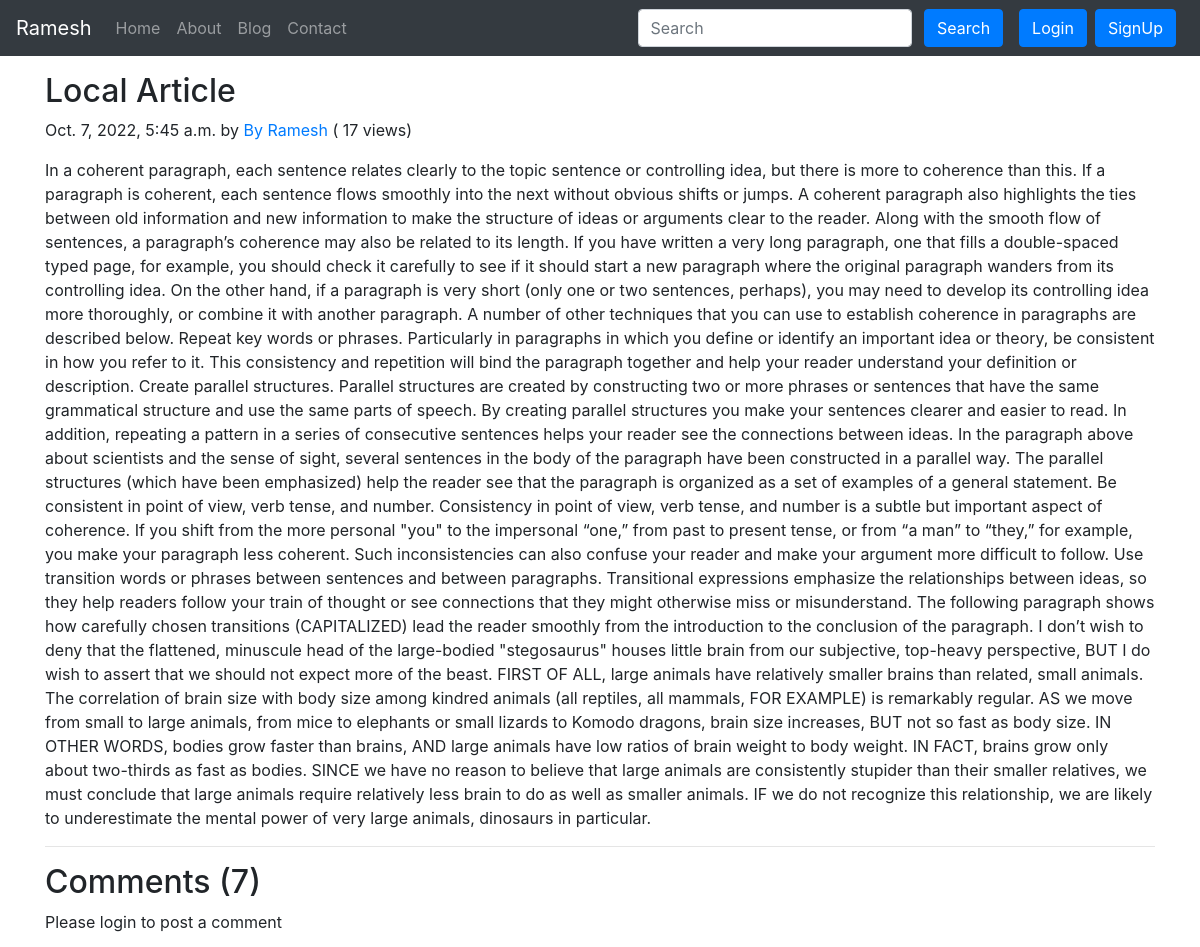
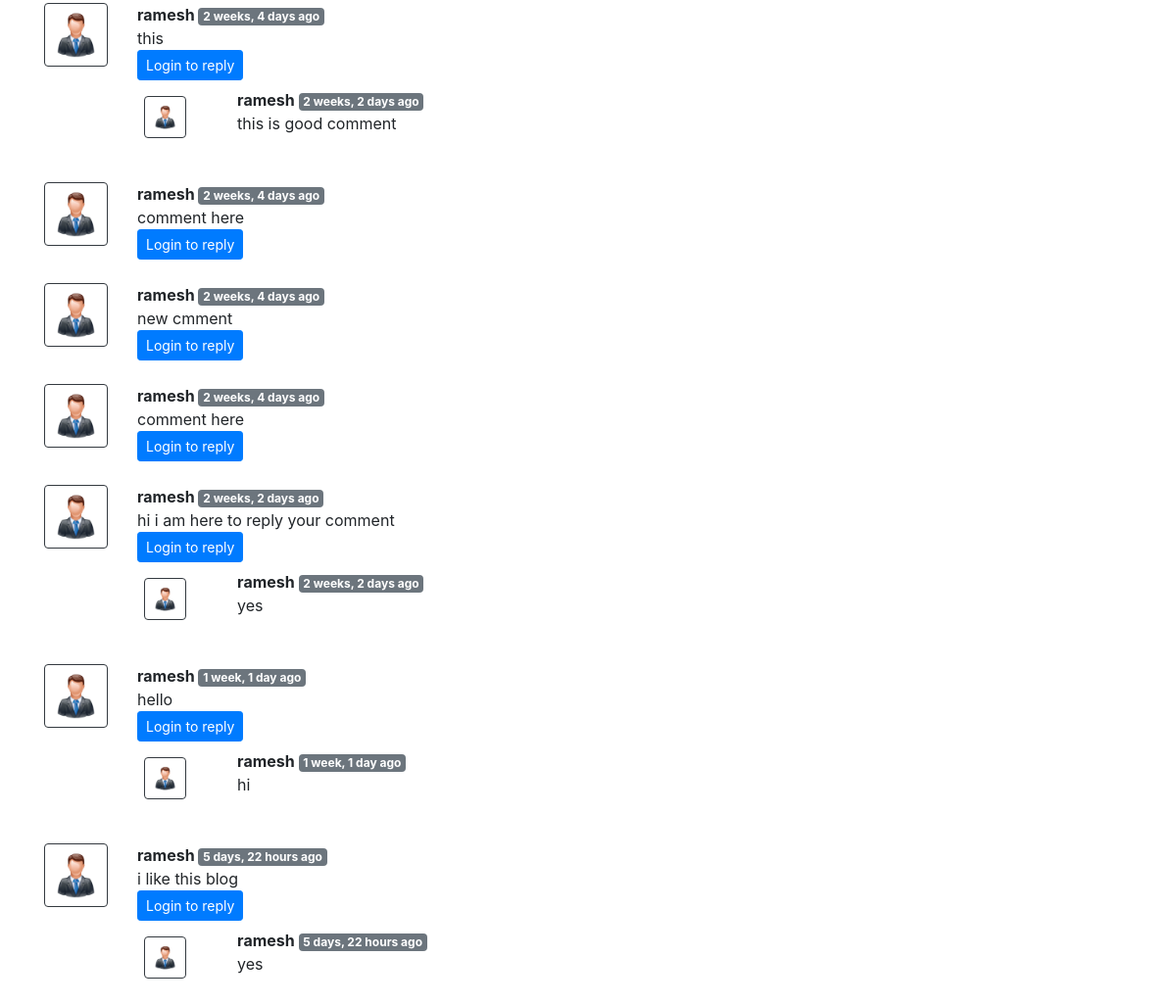
/blog/Coherent paragraph, run on the app's committed database (2 pictures, top to bottom).
### blog/models.py (models this page shows, shortened)
class Post(models.Model):
    sno=models.AutoField(primary_key=True)
    title=models.CharField(max_length=255)
    author=models.CharField(max_length=14)
    slug=models.CharField(max_length=130)
    views = models.IntegerField(default=0)
    timeStamp=models.DateTimeField(blank=True)
    content=models.TextField()

class BlogComment(models.Model):
    sno= models.AutoField(primary_key=True)
    comment=models.TextField()
    user=models.ForeignKey(User, on_delete=models.CASCADE)
    post=models.ForeignKey(Post, on_delete=models.CASCADE)
    parent=models.ForeignKey('self',on_delete=models.CASCADE, null=True )
    timestamp= models.DateTimeField(default=now)

### blog/views.py (the view)
# urls.py: path('<str:slug>', views.blogPost, name='blogPost'),
def blogPost(request, slug):
    post=Post.objects.filter(slug=slug).first()
    post.views = post.views + 1
    post.save()
    comments= BlogComment.objects.filter(post=post, parent=None)
    replies= BlogComment.objects.filter(post=post).exclude(parent=None)
    replyDict={}
    for reply in replies:
        if reply.parent.sno not in replyDict.keys():
            replyDict[reply.parent.sno]=[reply]
        else:
            replyDict[reply.parent.sno].append(reply)
    context={'post':post, 'comments': comments, 'user': request.user, 'replyDict': replyDict}
    return render(request, "blog/blogPost.html", context)

### blog/templatetags/extras.py (called while the page is built)
@register.filter(name='get_val')
def get_val(dict, key):
    return dict.get(key)

### templates/blog/blogPost.html (shortened to what this page needs)
{% extends 'base.html' %}
{% block body %}
{% load humanize %}
{% load extras %}
<div class="container my-3">
    <h2 class="blog-post-title">{{post.title}}</h2>
    <p class="blog-post-meta">{{post.timeStamp}} by <a href="/about">{{post.author}}</a> (<span > {{post.views}} views</span>)</p>
    <p>{{post.content|safe}}</p>
    <hr>
</div>
<div class="container">
    <h2> Comments ({{comments.count}}) </h2>
    <div class="my-2">
        {% if user.is_authenticated %}
        <form action="/blog/postComment" method="post">
            {% csrf_token %}
            <div class="form-group">
                <label for="exampleInputEmail1">Post Comment </label>
                <input type="text" class="form-control" name="comment" placeholder="Enter comment here">
            </div>
            <input type="hidden" name="postSno" value="{{post.sno}}">
            <input type="hidden" name="parentSno" value="">
            <button type="submit" class="btn btn-primary">Submit</button>
        </form>
        {% else %}
        Please login to post a comment
        {% endif %}
    </div>
    {% for comment in comments %}
    <div class="row my-3">
        <div class="col-md-1  ">
            <img class="rounded mx-auto d-block w-100 border border-dark p-2" src="/static/img/user.png" alt="user">
        </div>
        <div class="col-md-11 ">
            <b> {{comment.user.username}} </b> <span class="badge badge-secondary ">{{comment.timestamp| naturaltime}}</span>
            <div>{{comment.comment}}</div>
            <div class="reply mx-0">
                {% if user.is_authenticated %}
                <button class="btn btn-sm btn-primary" type="button" data-toggle="collapse" data-target="#replyBox{{comment.sno}}" aria-expanded="false" aria-controls="replyBox{{comment.sno}}">
                    Reply
                </button>
                <div class="collapse" id="replyBox{{comment.sno}}">
                    <div class="card card-body my-2">
                        <form action="/blog/postComment" method="post">
                            {% csrf_token %}
                            <div class="form-group">
                                <label for="comment">Post a reply </label>
                                <input type="text" class="form-control" name="comment" placeholder="Enter comment here">
                                <input type="hidden" name="parentSno" value="{{comment.sno}}">
                            </div>
                            <input type="hidden" name="postSno" value="{{post.sno}}">
                            <button type="submit" class="btn btn-primary">Submit</button>
                        </form>
                    </div>
                </div>
                {% else %}
                <button class="btn btn-sm btn-primary" type="button" data-toggle="collapse" data-target="#replyBox{{comment.sno}}" aria-expanded="false" aria-controls="replyBox{{comment.sno}}">
                    Login to reply
                </button>
                {% endif %}
                <div class="replies my-2 ">
                    {% for reply in replyDict|get_val:comment.sno %}
                    <div class="row my-2">
                        <div class="col-md-1 ">
                            <img class="rounded mx-auto d-block w-75 my-2 border border-dark p-2" src="/static/img/user.png" alt="user">
                        </div>
                        <div class="col-md-11">
                            <div class="col-md-11 ">
                                <b> {{reply.user.username}} </b> <span class="badge badge-secondary ">{{reply.timestamp| naturaltime}}</span>
                                <div>{{reply.comment}}</div>
                            </div>
                            <br>
                        </div>
                    </div>
                    {% endfor %}
                </div>
            </div>
        </div>
    </div>
    {% endfor %}
</div>
{% endblock %}

### data on the page
Post: title "Local Article", timeStamp "Oct. 7, 2022, 5:45 a.m.", author "By Ramesh", views "17", content "In a coherent paragraph, each sentence relates clearly to the topic sentence or controlling idea, but there is more to coherence than this. If a paragraph is coherent, each sentence flows smoothly into the next without obvious shifts or jumps. A coherent paragraph also highlights the ties between old information and new information to make the structure of ideas or arguments clear to the reader. Along with the smooth flow of sentences, a paragraph’s coherence may also be related to its length. If you have written a very long paragraph, one that fills a double-spaced typed page, for example, you should check it carefully to see if it should start a new paragraph where the original paragraph…"
BlogComment: user.username "ramesh", timestamp "2 weeks, 4 days ago", comment "this"
BlogComment: user.username "ramesh", timestamp "2 weeks, 2 days ago", comment "this is good comment"
BlogComment: user.username "ramesh", timestamp "2 weeks, 4 days ago", comment "comment here"
BlogComment: user.username "ramesh", timestamp "2 weeks, 4 days ago", comment "new cmment"
BlogComment: user.username "ramesh", timestamp "2 weeks, 4 days ago", comment "comment here"
BlogComment: user.username "ramesh", timestamp "2 weeks, 2 days ago", comment "hi i am here to reply your comment"
BlogComment: user.username "ramesh", timestamp "2 weeks, 2 days ago", comment "yes"
BlogComment: user.username "ramesh", timestamp "1 week, 1 day ago", comment "hello"
BlogComment: user.username "ramesh", timestamp "1 week, 1 day ago", comment "hi"
BlogComment: user.username "ramesh", timestamp "5 days, 22 hours ago", comment "i like this blog"
BlogComment: user.username "ramesh", timestamp "5 days, 22 hours ago", comment "yes"

### other printed values
{{ comments.count }} "7"
